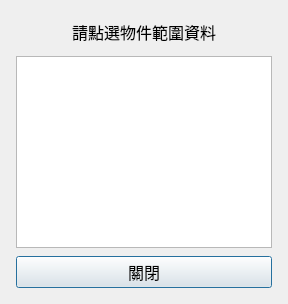
<?xml version="1.0" encoding="UTF-8"?>
<ui version="4.0">
 <class>PickFeatures</class>
 <widget class="QDialog" name="PickFeatures">
  <property name="geometry">
   <rect>
    <x>0</x>
    <y>0</y>
    <width>288</width>
    <height>304</height>
   </rect>
  </property>
  <property name="windowTitle">
   <string>Dialog</string>
  </property>
  <widget class="QLabel" name="label_pick">
   <property name="geometry">
    <rect>
     <x>16</x>
     <y>16</y>
     <width>256</width>
     <height>32</height>
    </rect>
   </property>
   <property name="font">
    <font>
     <pointsize>12</pointsize>
    </font>
   </property>
   <property name="text">
    <string>請點選物件範圍資料</string>
   </property>
   <property name="alignment">
    <set>Qt::AlignCenter</set>
   </property>
  </widget>
  <widget class="QListWidget" name="listWidget_pick">
   <property name="geometry">
    <rect>
     <x>16</x>
     <y>56</y>
     <width>256</width>
     <height>192</height>
    </rect>
   </property>
   <property name="font">
    <font>
     <pointsize>12</pointsize>
    </font>
   </property>
  </widget>
  <widget class="QPushButton" name="pushButton_Cancel">
   <property name="geometry">
    <rect>
     <x>16</x>
     <y>256</y>
     <width>256</width>
     <height>32</height>
    </rect>
   </property>
   <property name="font">
    <font>
     <pointsize>12</pointsize>
    </font>
   </property>
   <property name="text">
    <string>關閉</string>
   </property>
  </widget>
 </widget>
 <resources/>
 <connections/>
</ui>
